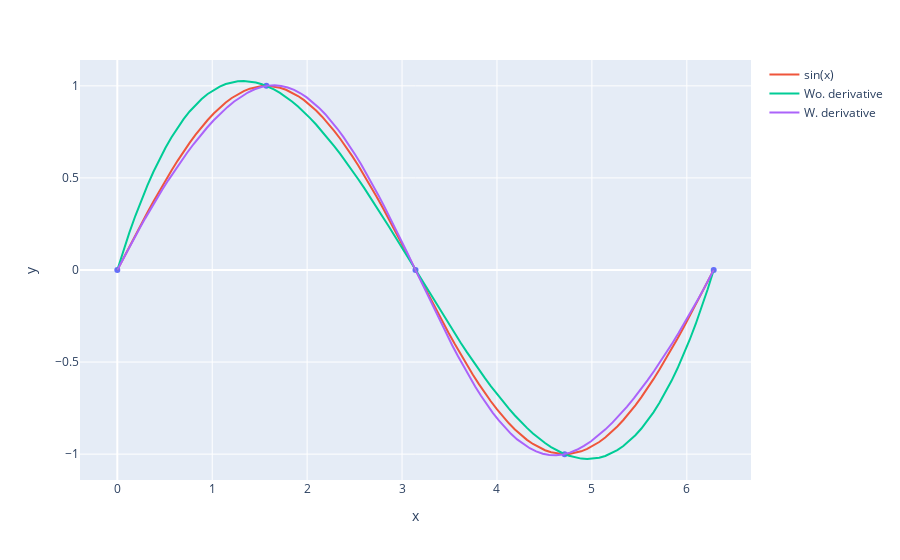

The cell this chart's notebook holds for it:
### Code cell
from cadcore.fitting import interpolate_cubic_spline_curve_w_derivative
from geomdl import fitting
import numpy as np
import plotly.express as px

T = np.linspace(0, 2*np.pi, 5)

X = T
Y = np.sin(T)

points = [(x, y) for x, y in zip(X, Y)]
p = np.array(points)

dx_dt = lambda t: 1
dy_dt = lambda t: np.cos(t)

derivatives = [(dx_dt(0), dy_dt(0)), (dx_dt(2*np.pi), dy_dt(2*np.pi))]#[(0,22), (-12, 0)]

fig = px.scatter(x=p[:,0], y=p[:,1])
fig.add_scatter(x=np.linspace(0, 2*np.pi, 100), y=np.sin(np.linspace(0, 2*np.pi, 100)), mode="lines", name="sin(x)")

curve = fitting.interpolate_curve(points, degree=3)
curvepts = np.array(curve.evalpts)
fig.add_scatter(x=curvepts[:,0], y=curvepts[:,1], mode="lines", name="Wo. derivative")

curve = interpolate_cubic_spline_curve_w_derivative(points, derivatives)
curvepts = np.array(curve.evalpts)
fig.add_scatter(x=curvepts[:,0], y=curvepts[:,1], mode="lines", name="W. derivative")
